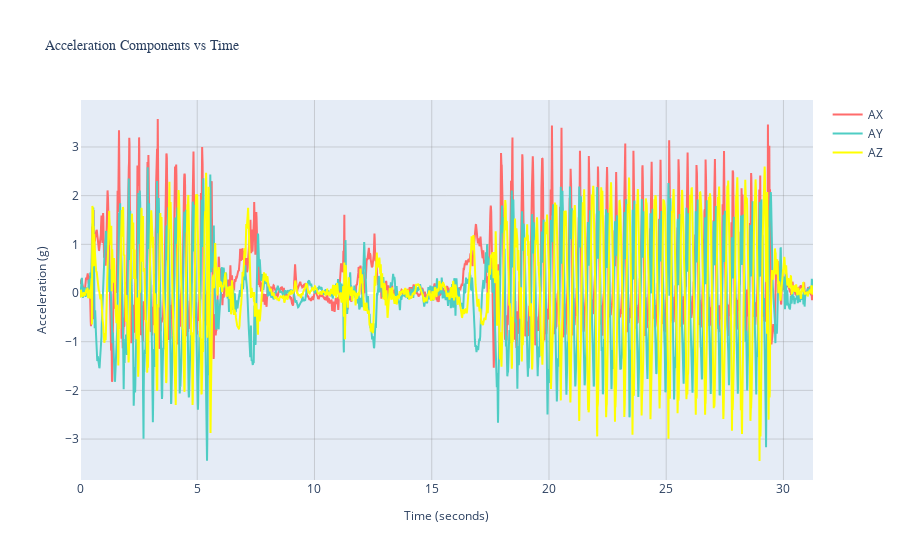

The cell this chart's notebook holds for it:
### Code cell
# Create the figure for acceleration components
fig = go.Figure()

fig.add_trace(go.Scatter(
    x=data['Time'], 
    y=data['AX'],
    mode='lines',
    name='AX',  # This creates the legend label
    line=dict(color=colors['X'], width=2)
))

fig.add_trace(go.Scatter(
    x=data['Time'], 
    y=data['AY'],
    mode='lines',
    name='AY',
    line=dict(color=colors['Y'], width=2)
))

fig.add_trace(go.Scatter(
    x=data['Time'], 
    y=data['AZ'],
    mode='lines',
    name='AZ',
    line=dict(color=colors['Z'], width=2)
))

# Update layout (equivalent to set_xlabel, set_ylabel, set_title, grid)
fig.update_layout(
    title=dict(
        text='Acceleration Components vs Time',
        font=dict(size=14, family="Arial Black")  # Bold equivalent
    ),
    xaxis_title=dict(text='Time (seconds)', font=dict(size=12)),
    yaxis_title=dict(text='Acceleration (g)', font=dict(size=12)),
    showlegend=True,  # Legend is shown by default
    xaxis=dict(showgrid=True, gridcolor='rgba(128,128,128,0.3)'),
    yaxis=dict(showgrid=True, gridcolor='rgba(128,128,128,0.3)')
)

# Show the plot
fig.show()

### Figure 1 — Plotly figure (JSON) as saved in the notebook; plotly's stock layout.template omitted (floating-point values rounded to 4 significant figures; data arrays with more than 128 entries replaced by an {"elided": "..."} marker saying what was removed)
{"data": [{"line": {"color": "#FF6B6B", "width": 2}, "mode": "lines", "name": "AX", "type": "scatter", "x": {"elided": "3140 float values"}, "y": {"elided": "3140 float values"}}, {"line": {"color": "#4ECDC4", "width": 2}, "mode": "lines", "name": "AY", "type": "scatter", "x": {"elided": "3140 float values"}, "y": {"elided": "3140 float values"}}, {"line": {"color": "yellow", "width": 2}, "mode": "lines", "name": "AZ", "type": "scatter", "x": {"elided": "3140 float values"}, "y": {"elided": "3140 float values"}}], "layout": {"showlegend": true, "title": {"font": {"family": "Arial Black", "size": 14}, "text": "Acceleration Components vs Time"}, "xaxis": {"gridcolor": "rgba(128,128,128,0.3)", "showgrid": true, "title": {"font": {"size": 12}, "text": "Time (seconds)"}}, "yaxis": {"gridcolor": "rgba(128,128,128,0.3)", "showgrid": true, "title": {"font": {"size": 12}, "text": "Acceleration (g)"}}}}
